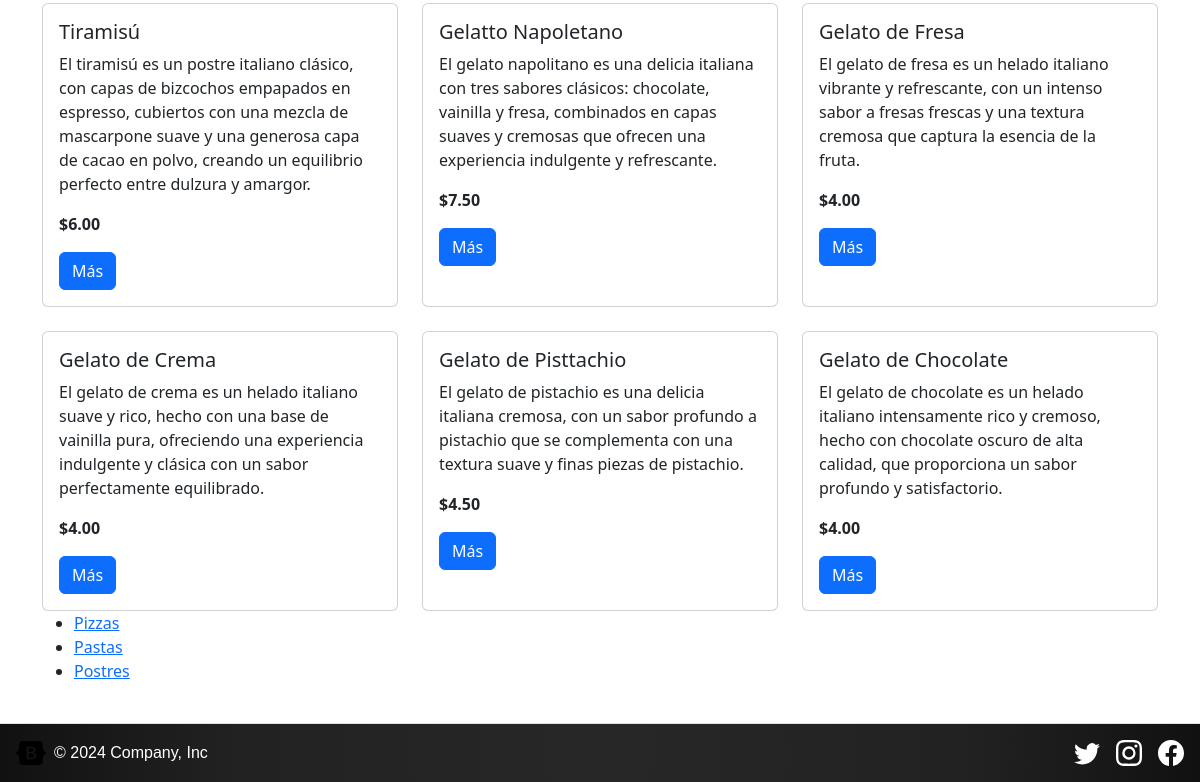
The app's page /menu/ (lower part), older data.
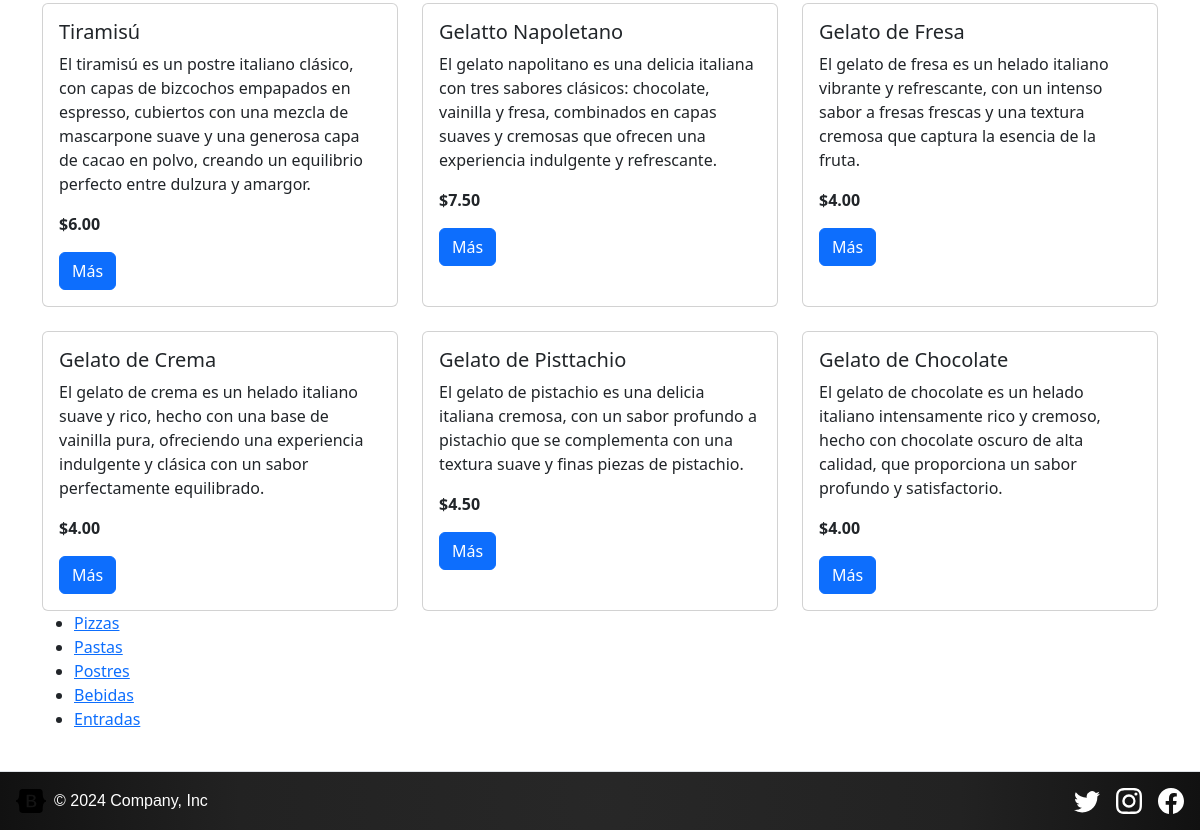
The same page, newer data.
### core/menu/models.py (models this page shows, shortened)
class MenuItem(models.Model):
    name = models.CharField(max_length=100)
    description = models.TextField()
    price = models.DecimalField(max_digits=6, decimal_places=2)
    image = models.ImageField(
        upload_to="menu_images/", blank=True, null=True
    )  # Cambiado a ImageField
    categoria = models.ForeignKey(
        Categoria, on_delete=models.CASCADE, related_name="items", null=True, blank=True
    )

class Categoria(models.Model):
    nombre = models.CharField(max_length=100)

### core/menu/views.py (the view)
# urls.py: path("", views.menu_list, name="menu_list"),
def menu_list(request):
    items = MenuItem.objects.all()
    categorias = Categoria.objects.all()
    return render(
        request,
        "menu/menu_list.html",
        {"items": items, "categorias": categorias},
    )

### core/templates/menu/menu_list.html (shortened to what this page needs)
{% extends 'base.html' %}
{% load static %}
{% block content %}
<div class="container" id="menu_detail">
    <div class="row row-cols-1 row-cols-md-3 g-4">
        {% for item in items %}
        <div class="col">
            <div class="card h-100">
            {% if item.image %}
            <img src="{{ item.image.url }}">
            {% else %}  <imgsrc="{% static 'images/logo.png' %}" {% endif %}>
                <div class="card-body">
                    <h5 class="card-title">{{ item.name }}</h5>
                    <p class="card-text">{{ item.description }}</p>
                    <p class="card-text">
                        <strong>${{ item.price }}</strong>
                    </p>
                    <a href="{% url 'menu_detail' item.id %}" class="btn btn-primary">Más</a>
                </div>
            </div>
        </div>
        {% endfor %}
    </div>
    <ul>
        {% for categoria in categorias %}
        <li>
            <a href="{% url 'items_por_categoria' categoria.id %}">{{ categoria.nombre }}</a>
        </li>
        {% endfor %}
    </ul>
</div>
{% endblock content %}

Row changes from the older to the newer data that the page shows:
added Categoria: nombre "Bebidas"
added Categoria: nombre "Entradas"
